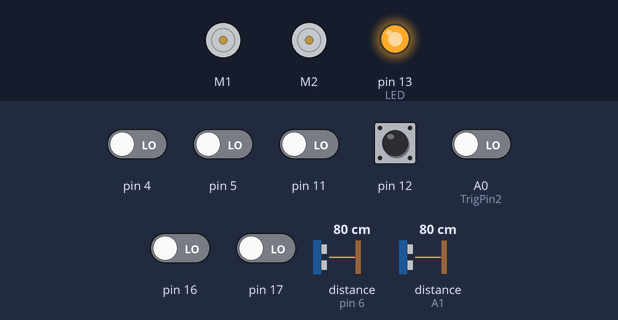
Simulated run of this sketch. Board: Arduino Uno, built with avr-gcc and run on an emulated ATmega328P. Parts: 2 × DC motor (green arrow = forward, orange = backward, longer = faster), output pins drawn as LEDs (lit = HIGH). Inputs (shaded band) come from the test bench; at power-on: pin 12 HIGH, A0 (TrigPin2), pin 4, pin 5, pin 11, pin 16, pin 17 LOW, distance to the obstacle (sensors on pin 6, A1) 80 cm. The echo pulse lasts 58.3 µs per cm; pins used as bus, display or sensor lines are not drawn.

Above: at 0.8 s.
0.9 s: pin 12 pulled LOW for 0.15 s
At 1.3 s:
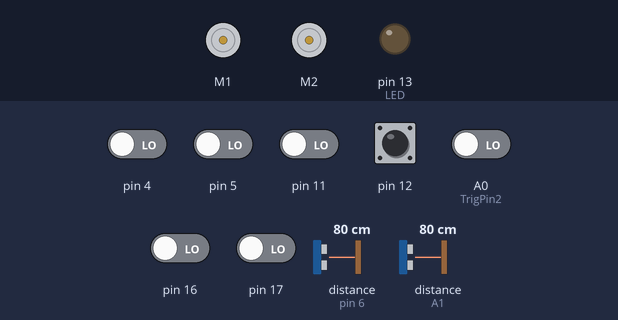
4.0 s: distance to the obstacle (sensor on pin 6) set to 46 cm
7.0 s: distance to the obstacle (sensor on pin 6) set to 38 cm
At 7.3 s:
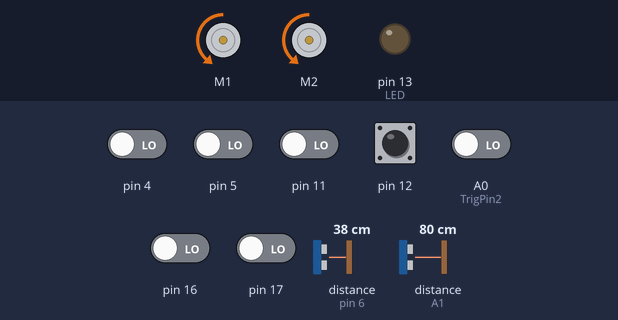
10.0 s: pin 12 pulled LOW for 1 s
At 11.9 s:
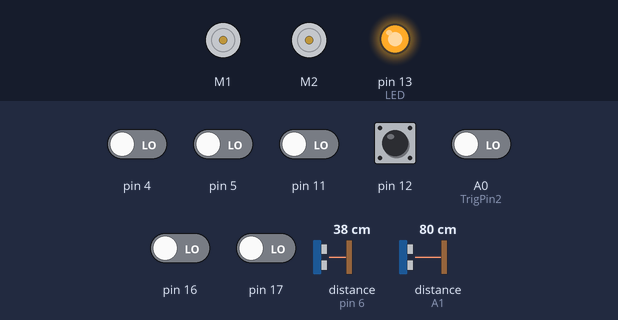
12.5 s: pin 12 pulled LOW for 3.2 s
At 16.7 s:
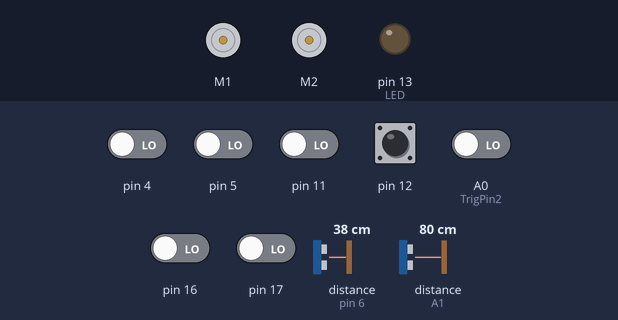
Timing chart, 0 to 18.2 s (numbered marks = the images above; inputs shaded):
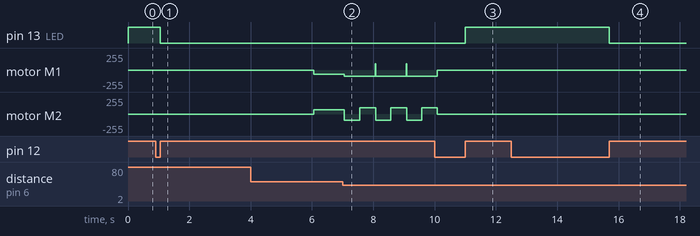

Measured:
- the behaviour switches between 43 and 42 cm on distance to the obstacle (sensor on pin 6) (found by bisection; images 1 and 2)
- after the input at 0.9 s, pin 13 (LED): HIGH → LOW after 0.15 s
- after the input at 7.0 s, motor M2: alternates forward 95/255 for 0.51 s and backward 95/255 for 0.50 s, starting after 1.1 s
- after the input at 10.0 s, pin 13 (LED): LOW → HIGH after 1.0 s
- after the input at 12.5 s, pin 13 (LED): HIGH → LOW after 3.2 s

The sketch:

MainZumoCode.ino
```cpp
#include <ZumoShield.h>

//pins
const int LED = 13;
const int EchoPin1 = 6;
const int TrigPin1 = 2;
const int EchoPin2 = A1;
const int TrigPin2 = A0;


//states

const int S_RushDown = 0;
const int S_Search = 1;


//const values
const int fiveSeconds = 5000;
const int delay1 = 500;
const int delay2 = 500;

const int speedHigh = 350;
const int speedMid = 150;
const int speedLow = 100;
const int threshold = 1500;

//used variables
unsigned long nextTimeout;
int currentState = S_Search;
int rightDistance = 200;
int leftDistance = 200;
int right;
int left;
//Zumostuff
ZumoBuzzer buzzer;
ZumoMotors motors;
Pushbutton button(ZUMO_BUTTON); // pushbutton on pin 12

//sensors
const int NUM_SENSORS = 6;
unsigned int sensor_values[NUM_SENSORS];

ZumoReflectanceSensorArray sensors(QTR_NO_EMITTER_PIN);

void setup()
{// put your setup code here, to run once:
  pinMode(LED, HIGH);
  pinMode(TrigPin1, OUTPUT);
  pinMode(EchoPin1, INPUT);
  countDown();
}

void loop()
{
  switch (currentState)
  {
    case(S_RushDown):

    right = speedLow;
    left = speedLow;
    leftDistance = LydDistance(TrigPin1, EchoPin1);
    rightDistance = LydDistance(TrigPin2, EchoPin2);
    if (leftDistance <= 100)
    {
      right = speedMid;

    }
    if (rightDistance <= 100)
    {
      left = speedMid;

    }
    motors.setSpeeds(right, left);
    if ((right == speedLow)&&(right == speedLow))
    {
      motors.setSpeeds(-speedLow, speedLow);
      currentState = S_Search;
    }
    break;

    case(S_Search):
    motors.setSpeeds(-speedLow,speedLow); //rotate on the spot
    leftDistance = LydDistance(TrigPin1,EchoPin1);
    rightDistance = LydDistance(TrigPin2, EchoPin2);
    if (((leftDistance) <= 100)||(rightDistance <= 100)) //oppdager et objekt innen 100 cm
    {
      motors.setSpeeds(speedMid, speedMid); //drive forward (should at triangulation function)
      currentState = S_RushDown;
    }
    break;
  }
  turnAtEdge();
  StoppButton();
}

void countDown()
{
  digitalWrite(LED, HIGH);
  button.waitForButton();
  digitalWrite(LED, LOW);
  delay(5000);
}

void turnAtEdge()
{
  sensors.read(sensor_values);


  if (sensor_values[5] < threshold)
  {
    motors.setSpeeds(-speedMid, -speedMid);
    delay(delay1);
    motors.setSpeeds(-speedMid, speedMid);
    delay(delay2);
    motors.setSpeeds(speedMid, speedMid);
  }
  else if (sensor_values[0] < threshold)
  {
    motors.setSpeeds(-speedMid, -speedMid);
    delay(delay1);
    motors.setSpeeds(speedMid, -speedMid);
    delay(delay2);
    motors.setSpeeds(speedMid, speedMid);
  }
}

void StoppButton()
{
  if (button.isPressed())
  {
    // if button is pressed, stop and wait for another press to go again
    motors.setSpeeds(0, 0);
    button.waitForRelease();
    countDown();
  }
}

int LydDistance(int Trig, int Echo)
{
  digitalWrite(Trig, LOW);
  delayMicroseconds(2);
  digitalWrite(Trig, HIGH);
  delayMicroseconds(10);
  digitalWrite(Trig, LOW);
  long duration = pulseIn(Echo, HIGH);
  int distance = (duration * 0.034 / 2);
  return distance;
}
/*
 timer();// put your main code here, to run repeatedly:
 switch(currentState)
{
 case S_CountDown:
 timer();
 if (timeExpired() == true)
 {
  currentState = S_Drive;
 }
 break;
 case S_Drive:
 ZumoMotors myMotors;
 break;
 case S_Ram:

 break;
 case S_Edge:

 break;
 case S_dodge:

 break;

}*/
```
